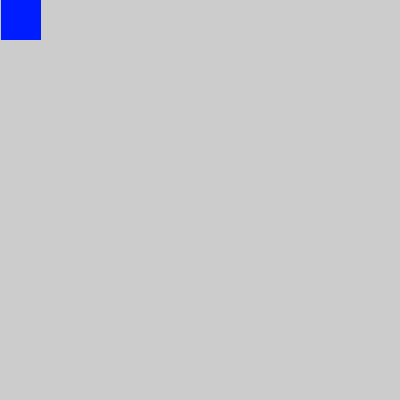
Frame 1 (no input)
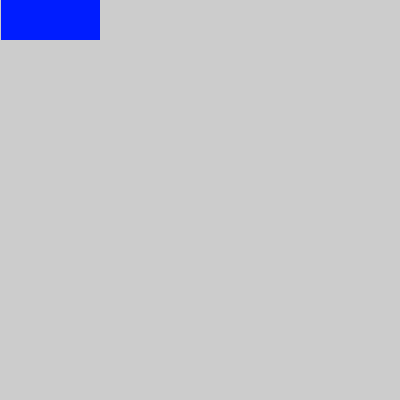
Frame 60 (the mouse pressed at the canvas centre just before this capture)
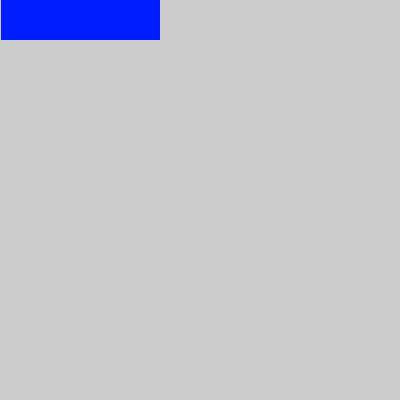
Frame 120 (the mouse held since frame 60 and released just before this capture)

The Processing sketch that drew these frames (run headless with seeded random() and noise(); from frame 60 on, the mouse is pressed at the canvas centre):

// Processing sketch: prac18
// ── prac18.pde
float x, y;
int estado, col;

void setup() {
  size(400, 400);
  noStroke();
  smooth();
  colorMode(HSB);
  x = 0;
  y = 0;
  estado = 1;
  col = int(random(256));
}

void draw() {
  if (estado == 1) {
    x++;
    if (x == 360) {
      col = int(random(256));
      estado = 2;
    }
  }
  else if (estado == 2) {
    y++;
    if (y == 360) {
      col = int(random(256));
      estado = 3;
    }
  }
  else if (estado == 3) {
    x--;
    if (x == 0) {
      col = int(random(256));
      estado = 4;
    }
  }
  else if (estado == 4) {
    y--;
    if (y == 0) {
      col = int(random(256));
      estado = 1;
    }
  }
  fill(col,255,255);
  rect(x, y, 40, 40);
}
